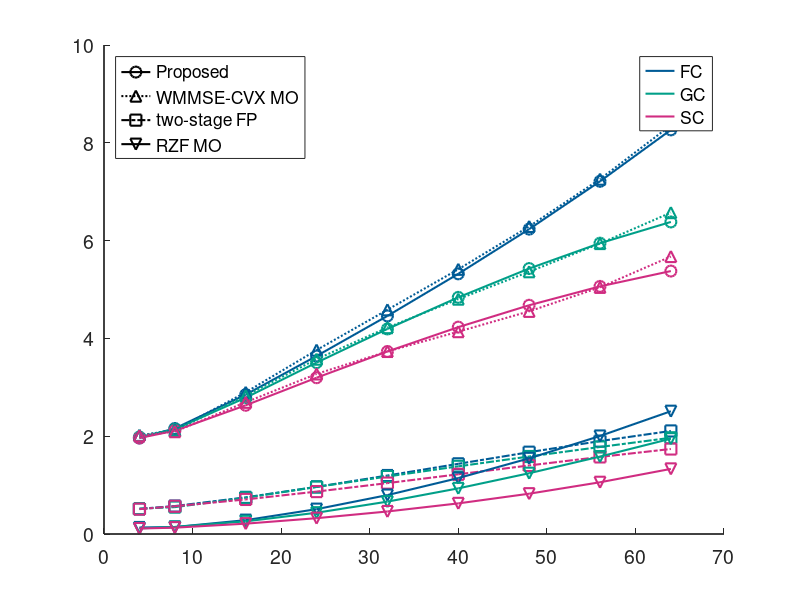

The MATLAB source for this figure: (Note: this script raises an error after producing the figure.)
addpath('/Users/hesami/Documents/Research/ris_isac/Hesamilab/matlab_gpt/bdris_mmWave/bdris_new/data/figure_1/nMonte_1000/');
load('fig1_proposed_closed_form_K_2.mat');

%% colors
color1 = [0, 91, 150] / 255;   % (0,91,150)
color2 = [0, 159, 136] / 255;  % (0,159,136)
color3 = [208, 44, 129] / 255; % (208,44,129)
colors = {color1, color2, color3};


%% Proposed
% Compute mean over the first (iteration) dimension
mean_wsr = squeeze( mean(res, 1, 'omitnan') );  % size = [numMi × numSchemes]
%mean_time = squeeze( mean(res_time, 1, 'omitnan') );  % size = [numMi × numSchemes]

%N_orig = [0,4,8,16,32,64];
N_orig = [4,8,16,32,64];
%firstval = 1.906788539005997;
y_orig1 = mean_wsr(:, 1);        % 5×1 vector for scheme sch
y_orig1(end) = 8.264284078551960;
%8.264284078551960
%y_orig1 = [firstval;y_orig1];
y_orig2 = mean_wsr(:, 2);        % 5×1 vector for scheme sch
%y_orig2 = [firstval;y_orig2];
y_orig3 = mean_wsr(:, 3);        % 5×1 vector for scheme sch
%y_orig3 = [firstval;y_orig3];

% new x‐axis with “in‐between” points
N_new  = [4, 8, 16, 24, 32, 40, 48, 56, 64];

% interpolate (choose 'pchip' or 'spline'), here we chose 'spline'
y_new1 = interp1(N_orig, y_orig1, N_new, 'spline');
y_new2 = interp1(N_orig, y_orig2, N_new, 'spline');
y_new3 = interp1(N_orig, y_orig3, N_new, 'spline');

% figure('DefaultAxesFontSize',12); %hold on;
figure('DefaultAxesFontSize',14); %hold on;
ax1 = axes;
hold(ax1, 'on');
LineW = 1.5;
MarkS = 8;
p1 = plot(ax1, N_new, y_new1, '-o', 'Color', colors{1},'DisplayName', schemes{1}, 'LineWidth', LineW, 'MarkerSize', MarkS);
p2 = plot(ax1, N_new, y_new2, '-o', 'Color', colors{2},'DisplayName', schemes{2}, 'LineWidth', LineW, 'MarkerSize', MarkS);
p3 = plot(ax1, N_new, y_new3, '-o', 'Color', colors{3},'DisplayName', schemes{3}, 'LineWidth', LineW, 'MarkerSize', MarkS);




%% CVX
clearvars mean_wsr res res_time schemes Ny numSchemes y_new1 y_new2 y_new3;
load('cvx_FC.mat');
mean_wsr = squeeze( mean(res, 1, 'omitnan') );  % size = [numElements × numSchemes]
y_orig1 = mean_wsr;
y_new1 = interp1(N_orig, y_orig1, N_new, 'spline');
%mean_time = squeeze( mean(global_time, 1, 'omitnan') );  % size = [numElements × numSchemes]
p4 = plot(ax1, N_new, y_new1, ':^', 'Color', colors{1},'DisplayName', schemes{1}, 'LineWidth', LineW, 'MarkerSize', MarkS);

clearvars mean_wsr res res_time schemes Ny numSchemes y_new1 y_new2 y_new3;
load('cvx_GC.mat');
mean_wsr = squeeze( mean(res, 1, 'omitnan') );  % size = [numElements × numSchemes]
y_orig2 = mean_wsr;
y_new2 = interp1(N_orig, y_orig2, N_new, 'spline');
p5 = plot(ax1, N_new, y_new2, ':^', 'Color', colors{2},'DisplayName', schemes{1}, 'LineWidth', LineW, 'MarkerSize', MarkS);

clearvars mean_wsr res res_time schemes Ny numSchemes y_new1 y_new2 y_new3;
load('cvx_SC.mat');
mean_wsr = squeeze( mean(res, 1, 'omitnan') );  % size = [numElements × numSchemes]
y_orig3 = mean_wsr;
y_new3 = interp1(N_orig, y_orig3, N_new, 'spline');
p6 = plot(ax1, N_new, y_new3, ':^', 'Color', colors{3},'DisplayName', schemes{1}, 'LineWidth', LineW, 'MarkerSize', MarkS);


%% Two-stage
clearvars mean_wsr res res_time schemes Ny numSchemes y_new1 y_new2 y_new3;
load('fig1_TwoStage.mat');

% Compute mean over the first (iteration) dimension
mean_wsr = squeeze( mean(res, 1, 'omitnan') );  % size = [numMi × numSchemes]
%mean_time = squeeze( mean(res_time, 1, 'omitnan') );  % size = [numMi × numSchemes]

y_orig1 = mean_wsr(:,1);
y_orig2 = mean_wsr(:,2);
y_orig3 = mean_wsr(:,3);

y_new1 = interp1(N_orig, y_orig1, N_new, 'spline');
y_new2 = interp1(N_orig, y_orig2, N_new, 'spline');
y_new3 = interp1(N_orig, y_orig3, N_new, 'spline');

p7 = plot(ax1, N_new, y_new1, '-.s', 'Color', colors{1},'DisplayName', schemes{1}, 'LineWidth', LineW, 'MarkerSize', MarkS);
p8 = plot(ax1, N_new, y_new2, '-.s', 'Color', colors{2},'DisplayName', schemes{2}, 'LineWidth', LineW, 'MarkerSize', MarkS);
p9 = plot(ax1, N_new, y_new3, '-.s', 'Color', colors{3},'DisplayName', schemes{3}, 'LineWidth', LineW, 'MarkerSize', MarkS);

%% RZF
clearvars mean_wsr res res_time schemes Ny numSchemes y_new1 y_new2 y_new3;
load('fig1_other_benchmarks.mat');
% Compute mean over the first (iteration) dimension
mean_wsr = squeeze( mean(res, 1, 'omitnan') );  % size = [numMi × numSchemes]
%mean_time = squeeze( mean(res_time, 1, 'omitnan') );  % size = [numMi × numSchemes]

y_orig1 = mean_wsr(:,4);
y_orig2 = mean_wsr(:,5);
y_orig3 = mean_wsr(:,6);

y_new1 = interp1(N_orig, y_orig1, N_new, 'spline');
y_new2 = interp1(N_orig, y_orig2, N_new, 'spline');
y_new3 = interp1(N_orig, y_orig3, N_new, 'spline');

p10 = plot(ax1, N_new, y_new1, '-v', 'Color', colors{1}, 'DisplayName', schemes{4}, 'LineWidth', LineW, 'MarkerSize', MarkS);
p11 = plot(ax1, N_new, y_new2, '-v', 'Color', colors{2}, 'DisplayName', schemes{5}, 'LineWidth', LineW, 'MarkerSize', MarkS);
p12 = plot(ax1, N_new, y_new3, '-v', 'Color', colors{3}, 'DisplayName', schemes{6}, 'LineWidth', LineW, 'MarkerSize', MarkS);


%% NoRIS
%plot(N_new, mean_wsr(:,7), '-k', 'DisplayName', schemes{7}, 'LineWidth', LineW, 'MarkerSize', MarkS);

%% RandPhase
%plot(N_new, mean_wsr(:,8), '-m', 'DisplayName', schemes{8}, 'LineWidth', LineW, 'MarkerSize', MarkS);




%% second axis for color legneds
ax2 = axes('Position', get(ax1, 'Position'), 'Color', 'none', 'XTick', [], 'YTick', [], 'Box', 'off');
hold(ax2, 'on');
% dummy plots
c1 = plot(ax2, NaN, NaN, '-', 'Color', colors{1}, 'LineWidth', LineW, 'MarkerSize', MarkS,'DisplayName', 'FC');
c2 = plot(ax2, NaN, NaN, '-', 'Color', colors{2}, 'LineWidth', LineW, 'MarkerSize', MarkS,'DisplayName', 'GC');
c3 = plot(ax2, NaN, NaN, '-', 'Color', colors{3}, 'LineWidth', LineW, 'MarkerSize', MarkS,'DisplayName', 'SC');

%lg2 = legend(ax2, [c1, c2, c3], {'FC', 'GC', 'SC'}, 'Location', 'NorthEast');
lg2 = legend(ax2, [c1, c2, c3], {'FC', 'GC', 'SC'});
set(lg2, 'Color', 'white');

%% third axis linestyle legends
ax3 = axes('Position', get(ax1, 'Position'), 'Color', 'none', 'XTick', [], 'YTick', [], 'Box', 'off');
hold(ax3, 'on');
%h1 = plot(ax2, NaN, NaN, 'k-', 'LineWidth', 1.5, 'DisplayName', '-');
s1 = plot(ax3, NaN, NaN, 'k-o', 'LineWidth', LineW, 'MarkerSize', MarkS, 'DisplayName', 'Proposed' );
s2 = plot(ax3, NaN, NaN, 'k:^', 'LineWidth', LineW, 'MarkerSize', MarkS, 'DisplayName', 'WMMSE-CVX MO' );
s3 = plot(ax3, NaN, NaN, 'k-.s', 'LineWidth', LineW, 'MarkerSize', MarkS, 'DisplayName', 'two-stage FP');
s4 = plot(ax3, NaN, NaN, 'k-v', 'LineWidth', LineW, 'MarkerSize', MarkS, 'DisplayName', 'RZF MO');

lg3 = legend(ax3, [s1, s2, s3, s4], {'Proposed', 'WMMSE-CVX MO', 'two-stage FP', 'RZF MO'}, 'Location', 'NorthWest');
set(lg3, 'Color', 'white');

pos3 = lg3.Position;
pos2 = lg2.Position;
%pos2 = pos3;
pos2(1) = pos3(1) + pos3(4) + 0.08;
%pos2(3) = pos(3) * 0.6;
set(lg2, 'Position', pos2);
% set the position of the legends
%pos2 = lg2.Position;
%pos3 = pos2;
%pos3(2) = pos2(2) - pos2(4) - 0.01; % shift down
%set(lg3, 'Position', pos3 )

% Link the axes to synchronize zooming and panning
linkaxes([ax1, ax2, ax3]);

% Ensure the second axes does not interfere with the first
set(ax2, 'HitTest', 'off', 'HandleVisibility', 'off');
set(ax3, 'HitTest', 'off', 'HandleVisibility', 'off');
%xlabel('\textrm{Number of RIS elements} $N$','FontSize', 12, 'Interpreter', 'LaTeX');
%ylabel('\textrm{Weighted sum-rate (bps/Hz)}', 'FontSize', 12, 'Interpreter', 'LaTeX');
xlabel('\textrm{Number of RIS elements} $N$', 'Interpreter', 'LaTeX');
ylabel('\textrm{Weighted sum-rate [bit/s/Hz]}', 'Interpreter', 'LaTeX');
set(gca,'xtick',N_new);
xlim([N_new(1), N_new(end)]);
set(gcf, 'Color', [1,1,1]);
set(gca, 'LineWidth',1);
grid on;
box on;


%% save as .eps format
%print(gcf, 'figure1.eps', '-depsc2' );
